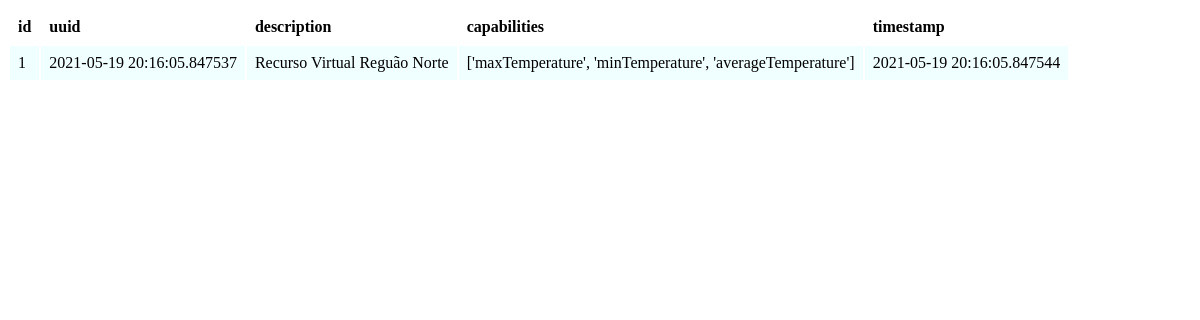
The app's page /resources, older data.
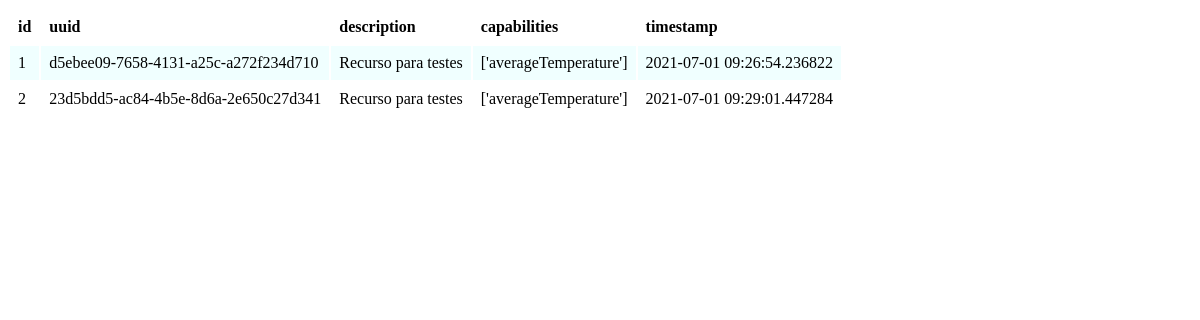
The same page, newer data.
### database.py (models this page shows)
class BaseModel(peewee.Model):
    class Meta:
        database=db

class VirtualRes(BaseModel):
    uuid=peewee.TextField(unique=True)
    description = peewee.TextField(default=None)
    capabilities = peewee.TextField(default=None)
    timestamp=peewee.DateTimeField(default=datetime.now())

### app.py (the view, shortened to what this page needs)
@app.route('/resources', methods =['GET', 'POST', 'DELETE'])
def receiver():
    if request.method == 'GET':
        headers = ("id","uuid","description","capabilities","timestamp")
        resources = cataloguer.consultResource()
        return render_template("table.html", headings=headers, data=resources)

### cataloguer.py (called while the page is built)
    def consultResource(self):
        try:
            print("[Cataloguer] Consultando Resources")
            resources = VirtualRes.select()
            return resources
        except:
            print("[Cataloguer] Erro no processo de consulta do Resource")
            return -1

### templates/table.html (shortened to what this page needs)
<!DOCTYPE html>
<html lang="en">
    <head>
        <link rel="stylesheet" href="/static/table.css" />
    </head>
    <body>
        <table calss="table">
            <tr class="table__header">
                {% for header in headings %}
                <th class="table__cell">{{ header }}</th>
                {% endfor %}
            </tr>
            {% for row in data.dicts() %}
            <tr class="table__row">
                {% for cell in row %}
                <td class="table__cell">{{ row[cell] }}</td>
                {% endfor %}
            </tr>
            {% endfor %}
        </table>
    </body>
</html>

### static/table.css (style rules this page uses)
.table__row:nth-child(even) { background-color:azure; }
.table__header { text-align: left; }
.table__cell { padding: 8px; }

Row changes from the older to the newer data that the page shows:
added VirtualRes: id "2" "23d5bdd5-ac84-4b5e-8d6a-2e650c27d341" "Recurso para testes" "['averageTemperature']" "2021-07-01 09:29:01.447284"
Text that changed along with them:
new list line: "d5ebee09-7658-4131-a25c-a272f234d710"
new list line: "Recurso para testes"
new list line: "['averageTemperature']"
new list line: "2021-07-01 09:26:54.236822"
list line gone: "2021-05-19 20:16:05.847537"
list line gone: "Recurso Virtual Reguão Norte"
list line gone: "['maxTemperature', 'minTemperature', 'averageTemperature']"
list line gone: "2021-05-19 20:16:05.847544"
